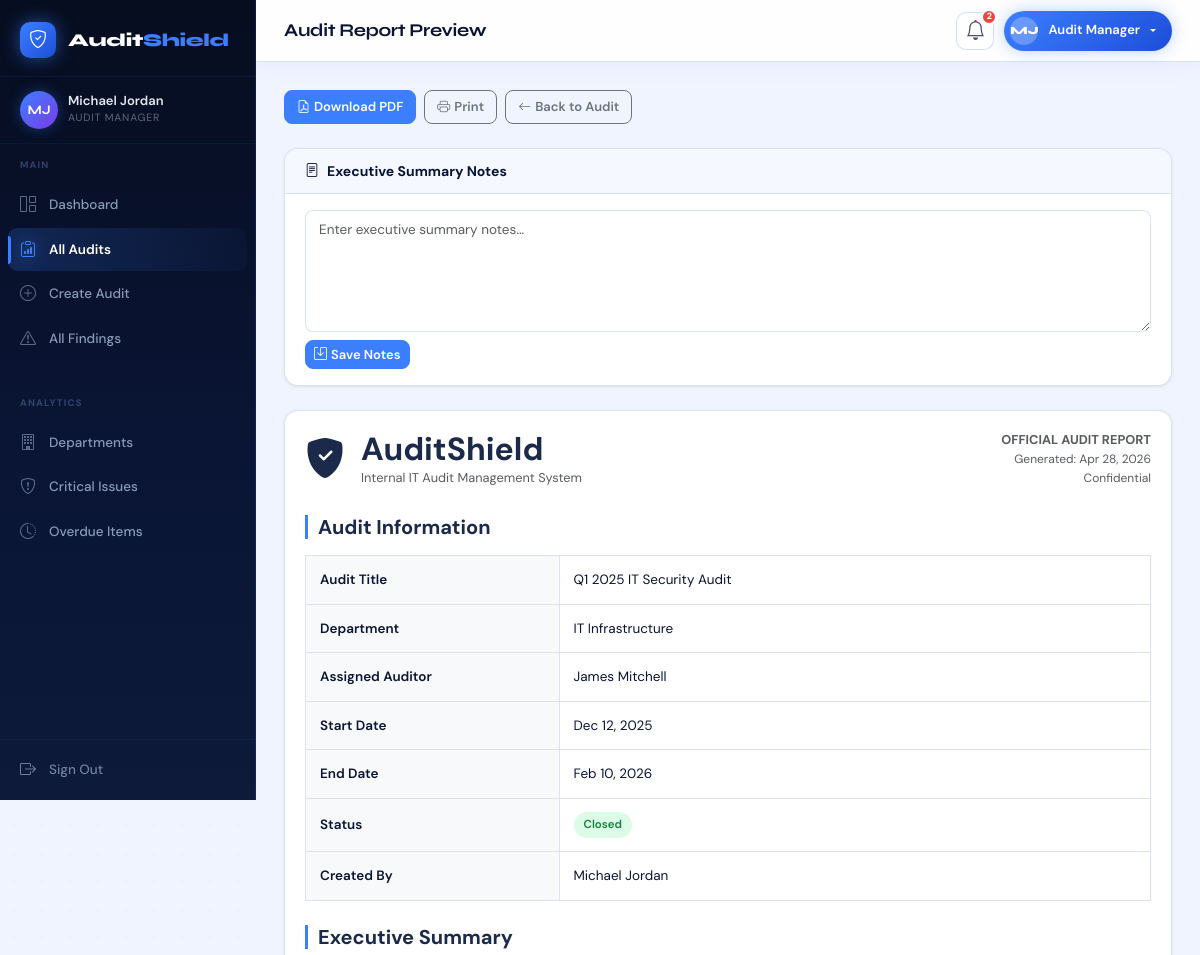
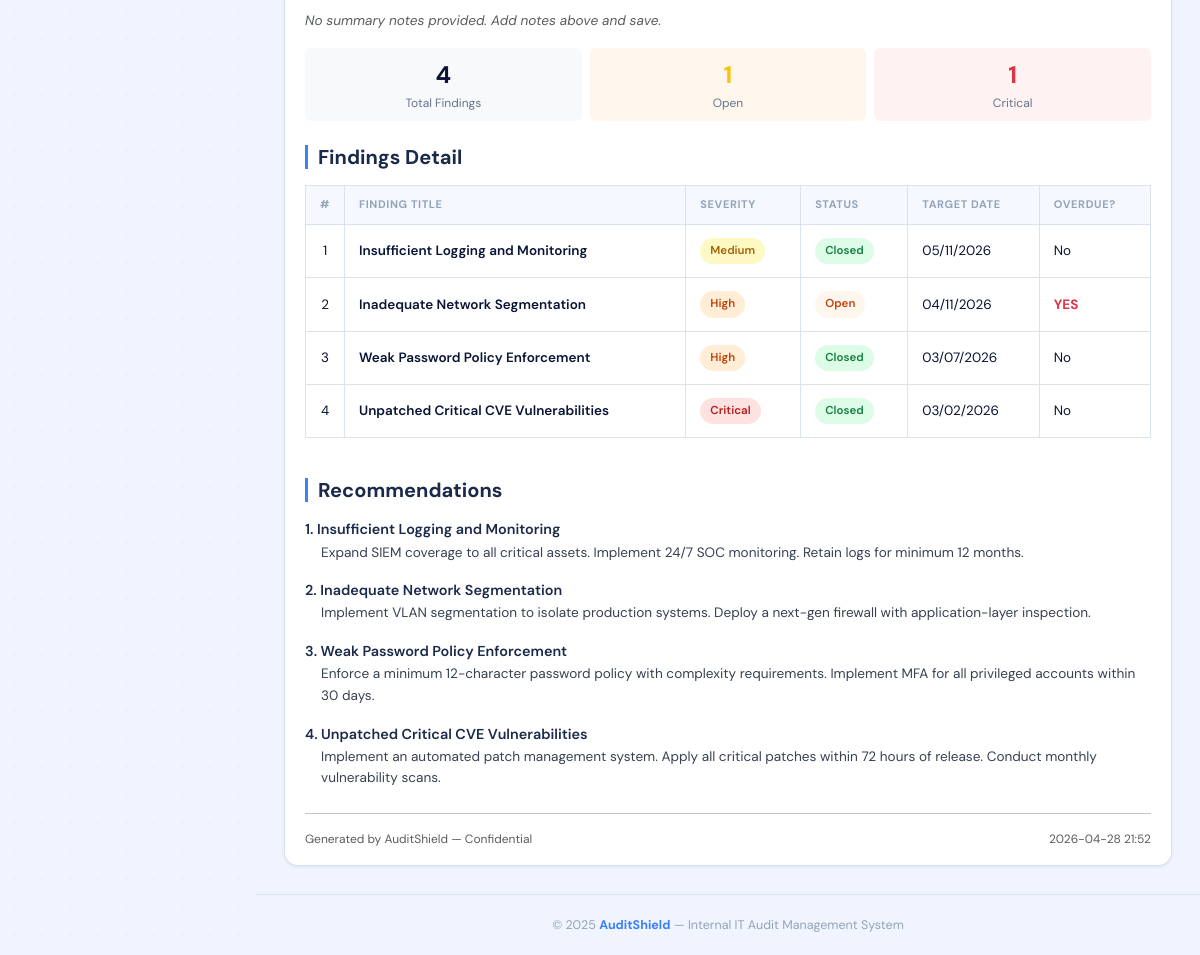
The page /audits/1/report/ (signed in) on the database its author committed (2 pictures, top to bottom).
### audits/models.py (models this page shows, shortened)
class AuditReport(models.Model):
    audit = models.OneToOneField(Audit, on_delete=models.CASCADE, related_name='report')
    generated_by = models.ForeignKey(
        User, on_delete=models.SET_NULL, null=True, blank=True, related_name='generated_reports'
    )
    generated_at = models.DateTimeField(auto_now_add=True)
    summary_notes = models.TextField(blank=True)
    class Meta:
        verbose_name = 'Audit Report'

class Audit(models.Model):
    STATUS_CHOICES = [
        ('planned', 'Planned'),
        ('ongoing', 'Ongoing'),
        ('closed', 'Closed'),
    ]
    title = models.CharField(max_length=255)
    department = models.ForeignKey(Department, on_delete=models.PROTECT, related_name='audits')
    assigned_auditor = models.ForeignKey(
        User, on_delete=models.SET_NULL, null=True, blank=True, related_name='assigned_audits'
    )
    created_by = models.ForeignKey(
        User, on_delete=models.SET_NULL, null=True, blank=True, related_name='created_audits'
    )
    start_date = models.DateField()
    end_date = models.DateField()
    status = models.CharField(max_length=20, choices=STATUS_CHOICES, default='planned')
    objectives = models.TextField(blank=True)
    scope = models.TextField(blank=True)
    created_at = models.DateTimeField(auto_now_add=True)
    updated_at = models.DateTimeField(auto_now=True)
    class Meta:
        ordering = ['-created_at']
    @property
    def open_findings_count(self):
        return self.findings.filter(status='open').count()
    @property
    def critical_findings_count(self):
        return self.findings.filter(severity='critical').count()

class Department(models.Model):
    name = models.CharField(max_length=150, unique=True)
    description = models.TextField(blank=True)
    head_user = models.ForeignKey(
        User, null=True, blank=True, on_delete=models.SET_NULL, related_name='headed_departments'
    )
    created_at = models.DateTimeField(auto_now_add=True)
    class Meta:
        ordering = ['name']

class Finding(models.Model):
    SEVERITY_CHOICES = [
        ('low', 'Low'),
        ('medium', 'Medium'),
        ('high', 'High'),
        ('critical', 'Critical'),
    ]
    STATUS_CHOICES = [
        ('open', 'Open'),
        ('in_progress', 'In Progress'),
        ('closed', 'Closed'),
    ]
    audit = models.ForeignKey(Audit, on_delete=models.CASCADE, related_name='findings')
    title = models.CharField(max_length=255)
    description = models.TextField()
    severity = models.CharField(max_length=20, choices=SEVERITY_CHOICES)
    recommendation = models.TextField()
    target_closure_date = models.DateField()
    status = models.CharField(max_length=20, choices=STATUS_CHOICES, default='open')
    response_notes = models.TextField(blank=True)
    created_at = models.DateTimeField(auto_now_add=True)
    updated_at = models.DateTimeField(auto_now=True)
    closed_at = models.DateTimeField(null=True, blank=True)
    class Meta:
        ordering = ['-created_at']
    @property
    def is_overdue(self):
        return self.target_closure_date < datetime.date.today() and self.status != 'closed'

### audits/views.py (the view)
# urls.py: path('audits/<int:pk>/report/',     views.generate_report,     name='generate_report'),
@login_required
@manager_required
def generate_report(request, pk):
    audit = get_object_or_404(Audit, pk=pk)
    if audit.status != 'closed':
        messages.error(request, 'Reports can only be generated for closed audits.')
        return redirect('audit_detail', pk=audit.pk)
    report, created = AuditReport.objects.get_or_create(
        audit=audit,
        defaults={'generated_by': request.user}
    )
    notes_form = ReportNotesForm(request.POST or None, instance=report)
    if request.method == 'POST' and notes_form.is_valid():
        notes_form.save()
        messages.success(request, 'Report notes saved.')
        return redirect('generate_report', pk=audit.pk)
    context = {
        'audit': audit,
        'report': report,
        'notes_form': notes_form,
        'findings': audit.findings.all(),
    }
    return render(request, 'audits/report_preview.html', context)

### audits/forms.py
class ReportNotesForm(forms.ModelForm):
    class Meta:
        model = AuditReport
        fields = ['summary_notes']
        widgets = {
            'summary_notes': forms.Textarea(attrs={'class': 'form-control', 'rows': 5,
                                                   'placeholder': 'Enter executive summary notes...'}),
        }

### audits/templates/audits/report_preview.html (shortened to what this page needs)
{% extends 'audits/base.html' %}
{% load static %}
{% block page_title %}Audit Report Preview{% endblock %}
{% block content %}
<div class="d-flex gap-2 mb-4 no-print">
  <a href="{% url 'download_report_pdf' audit.pk %}" class="btn btn-primary">
    <i class="bi bi-file-earmark-pdf me-1"></i>Download PDF
  </a>
  <button onclick="window.print()" class="btn btn-outline-secondary">
    <i class="bi bi-printer me-1"></i>Print
  </button>
  <a href="{% url 'audit_detail' audit.pk %}" class="btn btn-outline-secondary">
    <i class="bi bi-arrow-left me-1"></i>Back to Audit
  </a>
</div>
<div class="content-card mb-4 no-print">
  <div class="content-card-header">
    <h5><i class="bi bi-file-text me-2"></i>Executive Summary Notes</h5>
  </div>
  <div class="content-card-body">
    <form method="post">
      {{ notes_form.summary_notes }}
      <button type="submit" class="btn btn-sm btn-primary mt-2">
        <i class="bi bi-save me-1"></i>Save Notes
      </button>
    </form>
  </div>
</div>
<div class="content-card" style="background:#fff; max-width:900px; margin:0 auto;" id="report-content">
  <div class="content-card-body">
    <div class="report-letterhead d-flex align-items-center justify-content-between mb-4">
      <div class="d-flex align-items-center gap-3">
        <i class="bi bi-shield-fill-check fs-1" style="color:#1b2a4a;"></i>
        <div>
          <h2 class="mb-0 fw-bold" style="color:#1b2a4a;">AuditShield</h2>
          <div class="text-muted" style="font-size:0.8rem;">Internal IT Audit Management System</div>
        </div>
      </div>
      <div class="text-end">
        <div class="fw-bold text-muted" style="font-size:0.8rem;">OFFICIAL AUDIT REPORT</div>
        <div class="text-muted" style="font-size:0.75rem;">Generated: {% now "M d, Y" %}</div>
        {% if report %}
        <div class="text-muted" style="font-size:0.75rem;">Confidential</div>
        {% endif %}
      </div>
    </div>
    <h5 class="fw-bold mb-3" style="color:#1b2a4a; border-left:3px solid #3b82f6; padding-left:10px;">Audit Information</h5>
    <table class="table table-bordered table-sm mb-4">
      <tbody>
        <tr><td class="fw-semibold bg-light" style="width:30%;">Audit Title</td><td>{{ audit.title }}</td></tr>
        <tr><td class="fw-semibold bg-light">Department</td><td>{{ audit.department.name }}</td></tr>
        <tr><td class="fw-semibold bg-light">Assigned Auditor</td><td>{% if audit.assigned_auditor %}{{ audit.assigned_auditor.get_full_name|default:audit.assigned_auditor.username }}{% else %}Unassigned{% endif %}</td></tr>
        <tr><td class="fw-semibold bg-light">Start Date</td><td>{{ audit.start_date|date:"M d, Y" }}</td></tr>
        <tr><td class="fw-semibold bg-light">End Date</td><td>{{ audit.end_date|date:"M d, Y" }}</td></tr>
        <tr><td class="fw-semibold bg-light">Status</td><td><span class="status-badge status-{{ audit.status }}">{{ audit.get_status_display }}</span></td></tr>
        <tr><td class="fw-semibold bg-light">Created By</td><td>{% if audit.created_by %}{{ audit.created_by.get_full_name|default:audit.created_by.username }}{% else %}—{% endif %}</td></tr>
      </tbody>
    </table>
    <h5 class="fw-bold mb-3" style="color:#1b2a4a; border-left:3px solid #3b82f6; padding-left:10px;">Executive Summary</h5>
    {% if report.summary_notes %}
    <p style="font-size:0.9rem;">{{ report.summary_notes }}</p>
    {% else %}
    <p class="text-muted" style="font-size:0.85rem;"><em>No summary notes provided. Add notes above and save.</em></p>
    {% endif %}
    <div class="row g-2 mb-4">
      <div class="col-4"><div class="text-center p-2 bg-light rounded"><div class="fw-bold fs-4">{{ findings|length }}</div><div style="font-size:0.75rem; color:#64748b;">Total Findings</div></div></div>
      <div class="col-4"><div class="text-center p-2 rounded" style="background:#fff7ed;"><div class="fw-bold fs-4 text-warning">{% with cnt=0 %}{% for f in findings %}{% if f.status == 'open' %}{% with cnt=cnt|add:1 %}{% endwith %}{% endif %}{% endfor %}{{ audit.open_findings_count }}{% endwith %}</div><div style="font-size:0.75rem; color:#64748b;">Open</div></div></div>
      <div class="col-4"><div class="text-center p-2 rounded" style="background:#fef2f2;"><div class="fw-bold fs-4 text-danger">{{ audit.critical_findings_count }}</div><div style="font-size:0.75rem; color:#64748b;">Critical</div></div></div>
    </div>
    <h5 class="fw-bold mb-3" style="color:#1b2a4a; border-left:3px solid #3b82f6; padding-left:10px;">Findings Detail</h5>
    {% if findings %}
    <div class="table-responsive mb-4">
      <table class="table table-bordered table-sm">
        <thead style="background:#1b2a4a; color:#fff;">
          <tr>
            <th style="width:30px;">#</th>
            <th>Finding Title</th>
            <th>Severity</th>
            <th>Status</th>
            <th>Target Date</th>
            <th>Overdue?</th>
          </tr>
        </thead>
        <tbody>
          {% for f in findings %}
          <tr class="finding-row-{{ f.severity }}">
            <td class="text-center">{{ forloop.counter }}</td>
            <td class="fw-semibold">{{ f.title }}</td>
            <td><span class="severity-badge severity-{{ f.severity }}">{{ f.get_severity_display }}</span></td>
            <td><span class="status-badge status-{{ f.status }}">{{ f.get_status_display }}</span></td>
            <td>{{ f.target_closure_date|date:"m/d/Y" }}</td>
            <td>{% if f.is_overdue %}<strong class="text-danger">YES</strong>{% else %}No{% endif %}</td>
          </tr>
          {% endfor %}
        </tbody>
      </table>
    </div>
    <h5 class="fw-bold mb-3" style="color:#1b2a4a; border-left:3px solid #3b82f6; padding-left:10px;">Recommendations</h5>
    {% for f in findings %}
    <div class="mb-3">
      <div class="fw-semibold" style="font-size:0.9rem; color:#1b2a4a;">{{ forloop.counter }}. {{ f.title }}</div>
      <div style="font-size:0.85rem; color:#374151; padding-left:1rem;">{{ f.recommendation }}</div>
    </div>
    {% endfor %}
    {% else %}
    <p class="text-muted">No findings recorded for this audit.</p>
    {% endif %}
    <hr class="mt-4">
    <div class="d-flex justify-content-between text-muted" style="font-size:0.75rem;">
      <span>Generated by AuditShield — Confidential</span>
      <span>{% now "Y-m-d H:i" %}</span>
    </div>
  </div>
</div>
{% endblock %}

### audits/templates/audits/base.html (shortened to what this page needs)
{% load static %}
<!DOCTYPE html>
<html lang="en">
<head>
  <link href="https://cdn.jsdelivr.net/npm/bootstrap@5.3.2/dist/css/bootstrap.min.css" rel="stylesheet">
  <link href="https://cdn.jsdelivr.net/npm/bootstrap-icons@1.11.3/font/bootstrap-icons.min.css" rel="stylesheet">
  <link rel="stylesheet" href="{% static 'audits/css/main.css' %}">
</head>
<body class="as-body">
<aside class="as-sidebar">
  <a href="{% url 'dashboard' %}" class="as-brand">
    <div class="as-brand-icon">
      <i class="bi bi-shield-check"></i>
    </div>
    <span class="as-brand-text">Audit<span>Shield</span></span>
  </a>
  <div class="as-user-area">
    <div class="as-avatar">
      {{ request.user.first_name|slice:":1"|upper }}{{ request.user.last_name|slice:":1"|upper }}
    </div>
    <div class="as-user-info">
      <div class="as-user-name">
        {{ request.user.get_full_name|default:request.user.username }}
      </div>
      <div class="as-user-role">
        {% if is_manager %}Audit Manager
        {% elif is_auditee %}Auditee Head
        {% elif is_observer %}Admin Observer
        {% else %}User{% endif %}
      </div>
    </div>
  </div>
  <div class="as-section-label">Main</div>
  <ul class="as-nav">
    <li>
      <a href="{% url 'dashboard' %}" class="as-nav-link">
        <i class="bi bi-grid-1x2"></i> Dashboard
      </a>
    </li>
    <li>
      <a href="{% url 'audit_list' %}" class="as-nav-link">
        <i class="bi bi-clipboard-data"></i> All Audits
      </a>
    </li>
    {% if is_manager %}
    <li>
      <a href="{% url 'audit_create' %}" class="as-nav-link">
        <i class="bi bi-plus-circle"></i> Create Audit
      </a>
    </li>
    {% endif %}
    <li>
      <a href="{% url 'finding_list' %}" class="as-nav-link">
        <i class="bi bi-exclamation-triangle"></i> All Findings
      </a>
    </li>
  </ul>
  {% if is_manager or is_observer %}
  <div class="as-section-label">Analytics</div>
  <ul class="as-nav">
    <li>
      <a href="{% url 'department_analytics' %}" class="as-nav-link">
        <i class="bi bi-building"></i> Departments
      </a>
    </li>
    <li>
      <a href="{% url 'critical_issues' %}" class="as-nav-link">
        <i class="bi bi-shield-exclamation"></i> Critical Issues
      </a>
    </li>
    <li>
      <a href="{% url 'overdue_items' %}" class="as-nav-link">
        <i class="bi bi-clock-history"></i> Overdue Items
      </a>
    </li>
  </ul>
  {% endif %}
  <div class="as-spacer"></div>
  <div class="as-sidebar-footer">
    <a href="{% url 'logout' %}" class="as-signout">
      <i class="bi bi-box-arrow-right"></i>
      <span>Sign Out</span>
    </a>
  </div>
</aside>
<div class="as-main">
  <header class="as-topbar">
    <div class="as-topbar-title">
      {% block page_title %}Dashboard{% endblock %}
    </div>
    <div class="as-topbar-right">
      <a href="{% url 'overdue_items' %}"
         class="as-icon-btn"
         data-bs-toggle="tooltip" title="Overdue Items">
        <i class="bi bi-bell fs-5"></i>
        {% if overdue_count and overdue_count > 0 %}
        <span class="as-notif-badge">{{ overdue_count }}</span>
        {% endif %}
      </a>
      <div class="dropdown">
        <button class="as-user-btn dropdown-toggle"
                type="button" data-bs-toggle="dropdown"
                aria-expanded="false">
          <span class="as-user-btn-avatar">
            {{ request.user.first_name|slice:":1"|upper }}{{ request.user.last_name|slice:":1"|upper }}
          </span>
          <span class="d-none d-md-inline ms-1">
            {% if is_manager %}Audit Manager
            {% elif is_auditee %}Auditee Head
            {% elif is_observer %}Admin Observer
            {% else %}User{% endif %}
          </span>
        </button>
      </div>
    </div>
  </header>
  <div class="as-page-body">
    {% block content %}{% endblock %}
  </div>
  <footer class="as-footer">
    &copy; 2025 <strong style="color:#3b7fff;">AuditShield</strong>
    &mdash; Internal IT Audit Management System
  </footer>
</div>
</body>
</html>

### audits/templates/audits/report_preview.html (style rules this page uses)
.finding-row-critical { background: #fee2e2; }
.finding-row-high { background: #ffedd5; }
.finding-row-medium { background: #fef9c3; }

### rows shown on the page
Audit: title "Q1 2025 IT Security Audit", department.name "IT Infrastructure", assigned_auditor.get_full_name "James Mitchell", start_date "Dec 12, 2025", end_date "Feb 10, 2026", status "Closed", created_by.get_full_name "Michael Jordan", open_findings_count "1", critical_findings_count "1"
Finding: title "Insufficient Logging and Monitoring", severity "Medium", status "Closed", target_closure_date "05/11/2026", shows "No", recommendation "Expand SIEM coverage to all critical assets. Implement 24/7 SOC monitoring. Retain logs for minimum 12 months."
Finding: title "Inadequate Network Segmentation", severity "High", status "Open", target_closure_date "04/11/2026", shows "YES", recommendation "Implement VLAN segmentation to isolate production systems. Deploy a next-gen firewall with application-layer inspection."
Finding: title "Weak Password Policy Enforcement", severity "High", status "Closed", target_closure_date "03/07/2026", shows "No", recommendation "Enforce a minimum 12-character password policy with complexity requirements. Implement MFA for all privileged accounts within 30 days."
Finding: title "Unpatched Critical CVE Vulnerabilities", severity "Critical", status "Closed", target_closure_date "03/02/2026", shows "No", recommendation "Implement an automated patch management system. Apply all critical patches within 72 hours of release. Conduct monthly vulnerability scans."

### other values the page prints
{{ request.user.first_name|slice:":1"|upper }} "M"
{{ request.user.last_name|slice:":1"|upper }} "J"
{{ request.user.get_full_name|default:request.user.username }} "Michael Jordan"
{{ overdue_count }} "2"
{{ findings|length }} "4"
